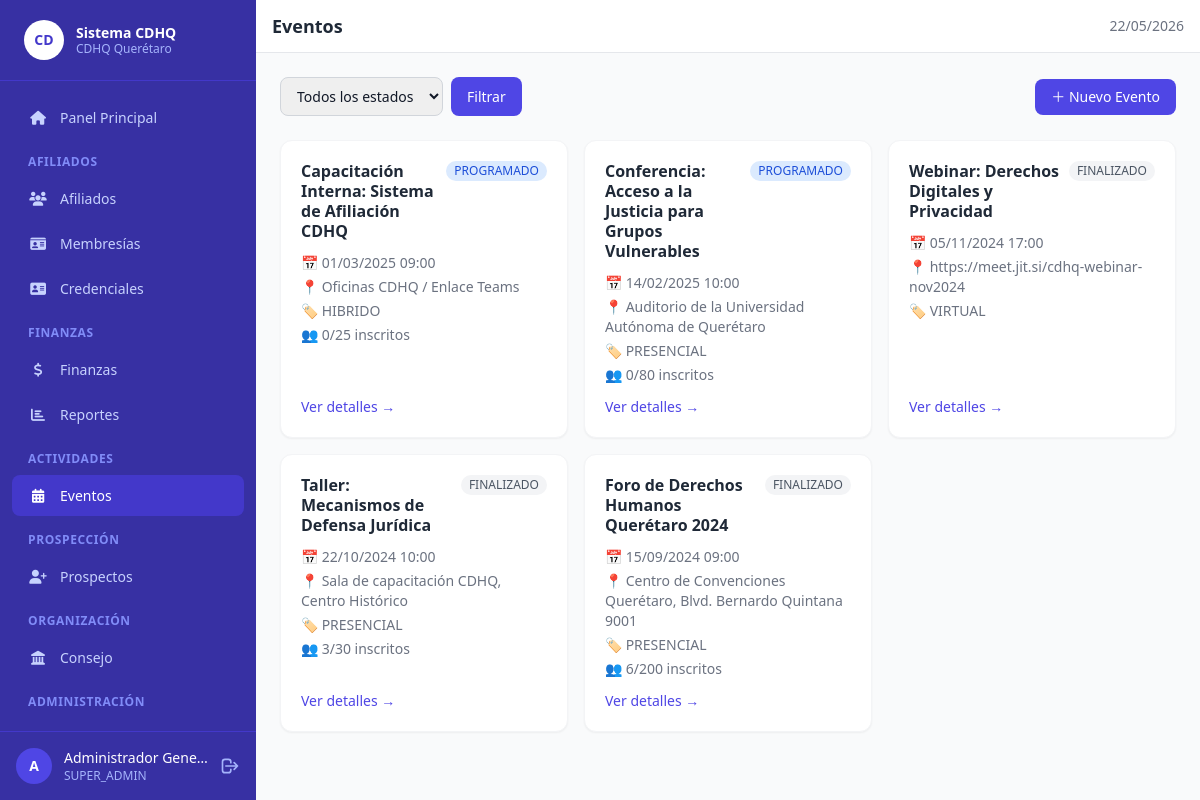
The page /events (signed in) on the database as committed earlier.
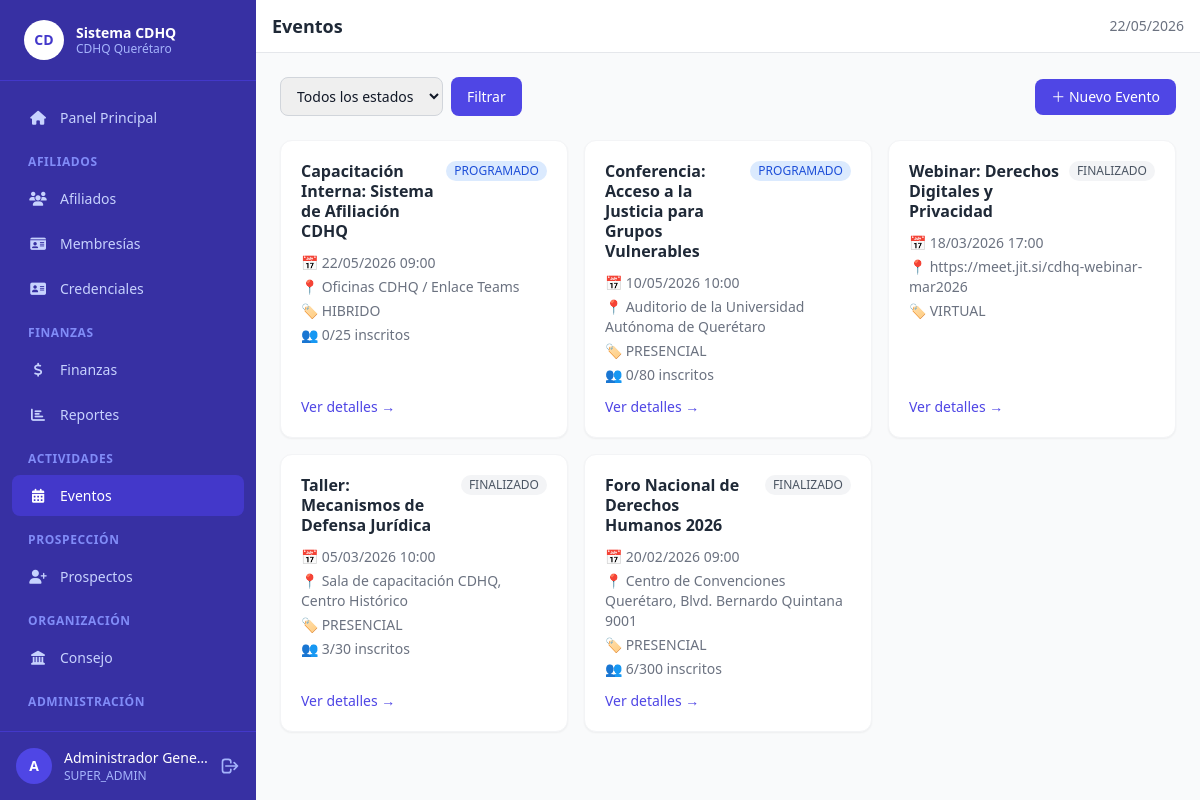
The same page on the database as committed later.
### tables this page shows
CREATE TABLE IF NOT EXISTS `events` (
    `id`          INT UNSIGNED AUTO_INCREMENT PRIMARY KEY,
    `name`        VARCHAR(160)  NOT NULL,
    `description` TEXT          NULL,
    `type`        ENUM('PRESENCIAL','VIRTUAL','HIBRIDO') NOT NULL DEFAULT 'PRESENCIAL',
    `date`        DATETIME      NOT NULL,
    `end_date`    DATETIME      NULL,
    `capacity`    SMALLINT UNSIGNED NULL DEFAULT 0,
    `venue`       VARCHAR(255)  NULL,
    `status`      ENUM('PROGRAMADO','EN_CURSO','FINALIZADO','CANCELADO') NOT NULL DEFAULT 'PROGRAMADO',
    `created_by`  INT UNSIGNED  NULL,
    `created_at`  DATETIME      NOT NULL DEFAULT CURRENT_TIMESTAMP,
    `updated_at`  DATETIME      NOT NULL DEFAULT CURRENT_TIMESTAMP ON UPDATE CURRENT_TIMESTAMP,
    CONSTRAINT `fk_event_user` FOREIGN KEY (`created_by`) REFERENCES `users`(`id`) ON DELETE SET NULL
);

### core/Controller.php (called while the page is built, shortened)
<?php
abstract class Controller {
    protected string $viewPath;
    public function __construct() {
        $this->viewPath = VIEWS_PATH;
    }
    protected function view(string $view, array $data = []): void {
        $data['base_url']      = BASE_URL;
        $data['current_user']  = Auth::currentUser();
        $data['app_name']      = APP_NAME;
        extract($data, EXTR_SKIP);
        $viewFile = $this->viewPath . '/' . str_replace('.', '/', $view) . '.php';
        require $viewFile;
    }
}

### app/controllers/EventsController.php (called while the page is built, shortened)
<?php
require_once CORE_PATH . '/Controller.php';
require_once MODELS_PATH . '/Event.php';
class EventsController extends Controller {
    public function index(): void {
        $model  = new Event();
        $status = trim($_GET['status'] ?? '');
        $events = $model->listAll($status);
        $this->view('events/index', ['title' => 'Eventos', 'events' => $events, 'status' => $status]);
    }
}

### index.php (called while the page is built, shortened)
<?php
require_once __DIR__ . '/config/config.php';
require_once CORE_PATH . '/Database.php';
require_once CORE_PATH . '/Model.php';
require_once CORE_PATH . '/Auth.php';
require_once CORE_PATH . '/Controller.php';
require_once CORE_PATH . '/Router.php';
$router = new Router();
$router->get('login',         'AuthController', 'showLogin');
$router->post('login',        'AuthController', 'login');
$router->get('logout',        'AuthController', 'logout');
$router->get('',              'DashboardController', 'index');
$router->get('dashboard',     'DashboardController', 'index');
$router->get('users',         'UsersController', 'index');
$router->get('users/create',  'UsersController', 'create');
$router->post('users/create', 'UsersController', 'store');
$router->get('users/:id/edit','UsersController', 'edit');
$router->post('users/:id/edit','UsersController','update');
$router->post('users/:id/toggle','UsersController','toggle');
$router->post('users/:id/delete','UsersController','destroy');
$router->get('affiliates',               'AffiliatesController', 'index');
$router->get('affiliates/create',        'AffiliatesController', 'create');
$router->post('affiliates/create',       'AffiliatesController', 'store');
$router->get('affiliates/:id',           'AffiliatesController', 'show');
$router->get('affiliates/:id/edit',      'AffiliatesController', 'edit');
$router->post('affiliates/:id/edit',     'AffiliatesController', 'update');
$router->post('affiliates/:id/status',   'AffiliatesController', 'changeStatus');
$router->get('subscriptions',            'SubscriptionsController', 'index');
$router->get('subscriptions/create',     'SubscriptionsController', 'create');
$router->post('subscriptions/create',    'SubscriptionsController', 'store');
$router->get('financial',                'FinancialController', 'index');
$router->get('financial/create',         'FinancialController', 'create');
$router->post('financial/create',        'FinancialController', 'store');
$router->get('events',                   'EventsController', 'index');
$router->get('events/create',            'EventsController', 'create');
$router->post('events/create',           'EventsController', 'store');
$router->get('events/:id',               'EventsController', 'show');
$router->post('events/:id/register',     'EventsController', 'register');
$router->post('events/:id/status',       'EventsController', 'changeStatus');
$router->get('prospects',                'ProspectsController', 'index');
$router->get('prospects/create',         'ProspectsController', 'create');
$router->post('prospects/create',        'ProspectsController', 'store');
$router->get('prospects/:id/edit',       'ProspectsController', 'edit');
$router->post('prospects/:id/edit',      'ProspectsController', 'update');
$router->post('prospects/:id/note',      'ProspectsController', 'addNote');
$router->post('prospects/:id/convert',   'ProspectsController', 'convert');
$router->get('reports',                  'ReportsController', 'index');
$router->get('credentials/:id',          'CredentialsController', 'show');
$router->get('council',                  'CouncilController', 'index');
$router->get('council/positions',        'CouncilController', 'positions');
$router->post('council/positions/create','CouncilController', 'createPosition');
$router->get('council/assignments',      'CouncilController', 'assignments');
$router->post('council/assignments/create','CouncilController','createAssignment');
$router->get('config',                   'ConfigController', 'index');
$router->post('config',                  'ConfigController', 'update');
$requestUri = parse_url($_SERVER['REQUEST_URI'] ?? '/', PHP_URL_PATH) ?? '/';
$basePath   = rtrim(parse_url(BASE_URL, PHP_URL_PATH) ?? '', '/');
$url        = ltrim(substr($requestUri, strlen($basePath)), '/');
$router->dispatch($url);

### core/Auth.php (called while the page is built, shortened)
<?php
class Auth {
    public static function check(): bool {
        return true;
    }
    public static function hasRole(string ...$roles): bool {
        return in_array($_SESSION['user_role'] ?? '', $roles, true);
    }
}

### core/Database.php (called while the page is built, shortened)
<?php
class Database {
    private static ?Database $instance = null;
    private PDO $pdo;
    private function __construct() {
        $dsn = sprintf(
            'mysql:host=%s;dbname=%s;charset=%s',
            DB_HOST, DB_NAME, DB_CHARSET
        );
        $options = [
            PDO::ATTR_ERRMODE            => PDO::ERRMODE_EXCEPTION,
            PDO::ATTR_DEFAULT_FETCH_MODE => PDO::FETCH_ASSOC,
            PDO::ATTR_EMULATE_PREPARES   => false,
            PDO::MYSQL_ATTR_INIT_COMMAND => "SET NAMES utf8mb4 COLLATE utf8mb4_unicode_ci",
        ];
        $this->pdo = new PDO($dsn, DB_USER, DB_PASS, $options);
    }
    public static function getInstance(): Database {
        if (self::$instance === null) {
            self::$instance = new self();
        }
        return self::$instance;
    }
    public function query(string $sql, array $params = []): PDOStatement {
        $stmt = $this->pdo->prepare($sql);
        $stmt->execute($params);
        return $stmt;
    }
    public function fetchAll(string $sql, array $params = []): array {
        return $this->query($sql, $params)->fetchAll();
    }
}

### app/models/Event.php (called while the page is built, shortened)
<?php
require_once CORE_PATH . '/Model.php';
class Event extends Model {
    public function listAll(string $status = '', int $limit = 50, int $offset = 0): array {
        $sql = "SELECT e.*,
                       (SELECT COUNT(*) FROM event_registrations er WHERE er.event_id = e.id) AS registrations
                FROM events e WHERE 1=1";
        $params = [];
        $sql .= " ORDER BY e.date DESC LIMIT {$limit} OFFSET {$offset}";
        return $this->query($sql, $params);
    }
}

### core/Model.php (called while the page is built, shortened)
<?php
abstract class Model {
    protected Database $db;
    public function __construct() {
        $this->db = Database::getInstance();
    }
    protected function query(string $sql, array $params = []): array {
        return $this->db->fetchAll($sql, $params);
    }
}

### app/views/events/index.php (the view, shortened to what the rows shown need)
<?php require VIEWS_PATH . '/layout/header.php'; ?>
<?php require VIEWS_PATH . '/layout/navbar.php'; ?>
<div class="flex items-center justify-between mb-6">
    <form method="GET" action="<?= $base_url ?>/events" class="flex gap-2">
        <select name="status" class="px-3 py-2 border border-gray-300 rounded-lg text-sm focus:ring-2 focus:ring-indigo-500 outline-none">
            <option value="">Todos los estados</option>
        </select>
        <button type="submit" class="bg-indigo-600 text-white px-4 py-2 rounded-lg text-sm hover:bg-indigo-700">Filtrar</button>
    </form>
    <?php if (Auth::hasRole(ROLE_SUPER_ADMIN, ROLE_COORD_EVENTOS)): ?>
    <a href="<?= $base_url ?>/events/create"
       class="inline-flex items-center gap-2 bg-indigo-600 hover:bg-indigo-700 text-white text-sm font-medium px-4 py-2 rounded-lg transition-colors">
        ＋ Nuevo Evento
    </a>
    <?php endif; ?>
</div>
<div class="grid grid-cols-1 sm:grid-cols-2 lg:grid-cols-3 gap-4">
    <?php foreach ($events as $ev): ?>
    <?php
    $statusColors = [
        'PROGRAMADO' =>'bg-blue-100 text-blue-700',
        'EN_CURSO'   =>'bg-green-100 text-green-700',
        'FINALIZADO' =>'bg-gray-100 text-gray-600',
        'CANCELADO'  =>'bg-red-100 text-red-700',
    ];
    $sc = $statusColors[$ev['status']] ?? 'bg-gray-100 text-gray-600';
    ?>
    <div class="bg-white rounded-xl shadow-sm border border-gray-100 p-5 flex flex-col gap-3">
        <div class="flex items-start justify-between">
            <h3 class="font-semibold text-gray-800 leading-tight">
                <a href="<?= $base_url ?>/events/<?= $ev['id'] ?>" class="hover:text-indigo-600">
                    <?= htmlspecialchars($ev['name']) ?>
                </a>
            </h3>
            <span class="text-xs px-2 py-0.5 rounded-full font-medium ml-2 flex-shrink-0 <?= $sc ?>">
                <?= htmlspecialchars($ev['status']) ?>
            </span>
        </div>
        <div class="text-sm text-gray-500 space-y-1">
            <p>📅 <?= htmlspecialchars(date('d/m/Y H:i', strtotime($ev['date']))) ?></p>
            <p>📍 <?= htmlspecialchars($ev['venue'] ?? '—') ?></p>
            <p>🏷️ <?= htmlspecialchars($ev['type']) ?></p>
            <?php if ($ev['capacity']): ?>
            <p>👥 <?= (int)$ev['registrations'] ?>/<?= (int)$ev['capacity'] ?> inscritos</p>
            <?php endif; ?>
        </div>
        <a href="<?= $base_url ?>/events/<?= $ev['id'] ?>"
           class="mt-auto text-sm text-indigo-600 hover:text-indigo-800 font-medium">
            Ver detalles →
        </a>
    </div>
    <?php endforeach; ?>
</div>
<?php require VIEWS_PATH . '/layout/footer.php'; ?>

### core/Router.php (shortened to what the rows shown need)
<?php
class Router {
    private array $routes = [];
    public function add(string $method, string $pattern, string $controller, string $action): void {
        $this->routes[] = compact('method', 'pattern', 'controller', 'action');
    }
    public function dispatch(string $url): void {
        $requestMethod = $_SERVER['REQUEST_METHOD'] ?? 'GET';
        $url = trim($url, '/');
        foreach ($this->routes as $route) {
            if (strtoupper($route['method']) !== strtoupper($requestMethod)) {
                continue;
            }
            $pattern = $this->buildPattern($route['pattern']);
            if (preg_match($pattern, $url, $matches)) {
                array_shift($matches);
                $params = array_values(array_filter($matches, 'is_int', ARRAY_FILTER_USE_KEY));
                $this->invoke($route['controller'], $route['action'], $params);
                return;
            }
        }
    }
    private function buildPattern(string $pattern): string {
        $pattern = trim($pattern, '/');
        $pattern = preg_replace('/:([a-zA-Z_]+)/', '(?P<$1>[^/]+)', $pattern);
        return '#^' . $pattern . '$#';
    }
    private function invoke(string $controllerName, string $action, array $params): void {
        $controller = new $controllerName();
        call_user_func_array([$controller, $action], $params);
    }
}

Rows that differ between the two databases and show on the page:
changed events "Capacitación Interna: Sistema de Afiliación CDHQ": date "01/03/2025 09:00" → "22/05/2026 09:00"
changed events "Conferencia: Acceso a la Justicia para Grupos Vulnerables": date "14/02/2025 10:00" → "10/05/2026 10:00"
changed events "Webinar: Derechos Digitales y Privacidad": date "05/11/2024 17:00" → "18/03/2026 17:00"; venue "https://meet.jit.si/cdhq-webinar-nov2024" → "https://meet.jit.si/cdhq-webinar-mar2026"
changed events "Taller: Mecanismos de Defensa Jurídica": date "22/10/2024 10:00" → "05/03/2026 10:00"
changed events "Centro de Convenciones Querétaro, Blvd. Bernardo Quintana 9001": name "Foro de Derechos Humanos Querétaro 2024" → "Foro Nacional de Derechos Humanos 2026"; date "15/09/2024 09:00" → "20/02/2026 09:00"; capacity "200" → "300"
